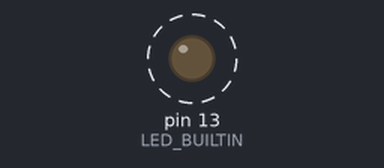
A sketch run on a simulated Arduino Uno, built with avr-gcc and run on an emulated ATmega328P. Shown: output pins drawn as LEDs (lit = HIGH). Dashed ring = blinking.

Above: at 0.05 s.
Timing chart, 0 to 3.0 s (numbered marks = the images above):
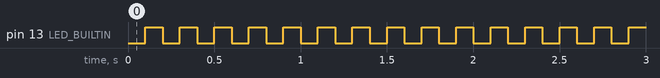

The sketch:

timerdemoNONATOM.ino
```cpp
#include <TimerOne.h>

// variable pour l'état de la led
int etatLED = LOW;

void setup() {
  // Led sur la carte en sortie
  pinMode(LED_BUILTIN, OUTPUT);
  // Configuration du timer
  // un déclenchement toutes les 100000 microseconde
  //Timer1.initialize(100000);
  Timer1.initialize();
  // Lors d'un déclenchement une interruption est
  // générée et cette fonction est appelée
  //Timer1.attachInterrupt(cliLED);
  Timer1.attachInterrupt(cliLED,100000);
}

// fonction appelée lors de l'interruptio
void cliLED() {
  // On inverse l'état
  // Si LOW alors HIGH, si HIGH alors LOW
  etatLED = !etatLED;
  // changement d'état de la led
  digitalWrite(LED_BUILTIN, etatLED);
}

void loop() {
  // rien ici
}
```

Measured:
- by itself, pin 13 (LED_BUILTIN): alternates HIGH for 0.10 s and LOW for 0.10 s
